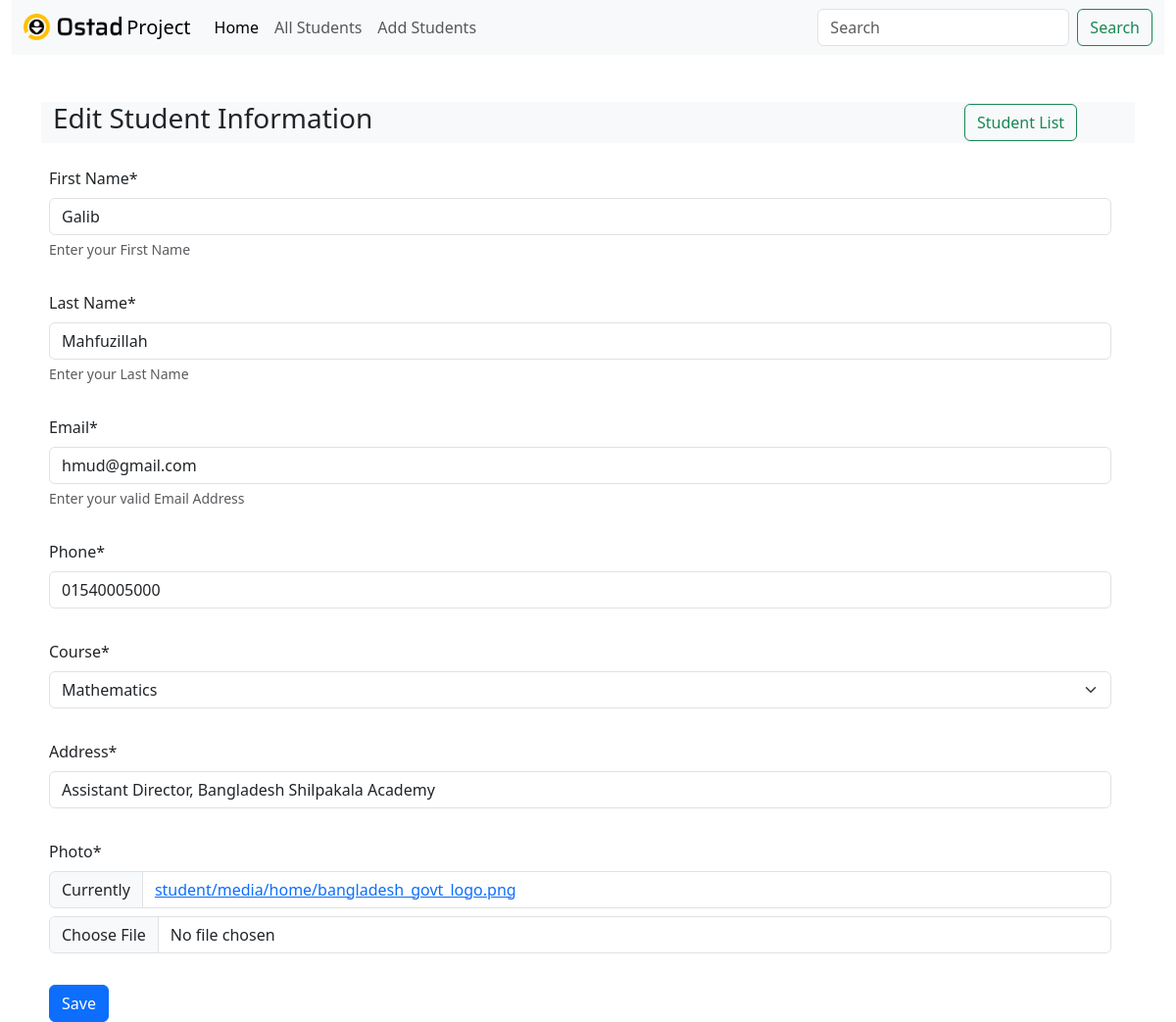
Page /student/edit/14/ on the committed database.
### student/models.py (models this page shows, shortened)
class Student(models.Model):
    first_name = models.CharField(max_length=255, null=False)
    last_name = models.CharField(max_length=255, null=False)
    email = models.EmailField(unique=True, null=False)
    phone = models.CharField(max_length=11, null=False )
    class CourseChoices(models.TextChoices):
        EMPTY = "", _("Please select")
        PHYSICS = "Physics", _("Physics")
        CHEMISTRY = "Chemistry", _("Chemistry")
        MATHEMATICS = "Mathematics", _("Mathematics")
        ENGLISH = "English", _("English")
        BANGLS = "Bangla", _("Bangla")
        CSE = "Computer Science", _("CSE")
    course = models.CharField(
        max_length=32,
        choices=CourseChoices,
        default=CourseChoices.EMPTY,
    )
    address = models.CharField(max_length=256)
    photo = models.ImageField(upload_to=student_directory_name)

### student/views.py (the view)
# urls.py: path('student/edit/<int:id>/', views.update_student, name='update_student'),
def update_student(request, id):
    student = models.Student.objects.get(id=id)
    form = forms.StudentForm(instance=student) #filled up form with user data
    if request.method == 'POST':
        form = forms.StudentForm(request.POST, request.FILES, instance=student)
        if form.is_valid():
            form.save()
            messages.add_message(request, messages.SUCCESS, 'Student Updated Successfully.')
            return redirect('home')
    return render(request, 'student/addstudent.html', {'form': form, 'edit': True})

### student/forms.py
class StudentForm(forms.ModelForm):
    class Meta:
        model = models.Student
        fields = '__all__'
        labels = {
            'first_name': 'First Name',
            'last_name': 'Last Name',
        }
        help_texts = {
            'first_name': 'Enter your First Name',
            'last_name': 'Enter your Last Name',
            'email': 'Enter your valid Email Address',
        }

### student/templates/student/addstudent.html (shortened to what this page needs)
{% extends 'base.html' %} {% block content%}
{%load crispy_forms_tags %}
<div class="container-fluid bg-body-tertiary mb-4">
  <div class="row">
    <div class="col-10">
      {% if edit %}
      <h3>Edit Student Information</h3>
      {% else %}
      <h3>Create New Student</h3>
      {% endif %}
    </div>
    <div class="col-2 my-auto">
      <a href="/" class="btn btn-outline-success" type="submit">Student List</a>
    </div>
  </div>
</div>
<form
  class="container row g-3"
  action=""
  method="post"
  enctype="multipart/form-data"
  novalidate
>
  {% csrf_token %} {{form | crispy}}
  <div class="col-12">
    <button type="submit" class="btn btn-primary">Save</button>
  </div>
</form>
 {% endblock %}

### rows in the picture
Student: first_name "Galib", last_name "Mahfuzillah", email "hmud@gmail.com", phone "01540005000", course "Mathematics", address "Assistant Director, Bangladesh Shilpakala Academy"
